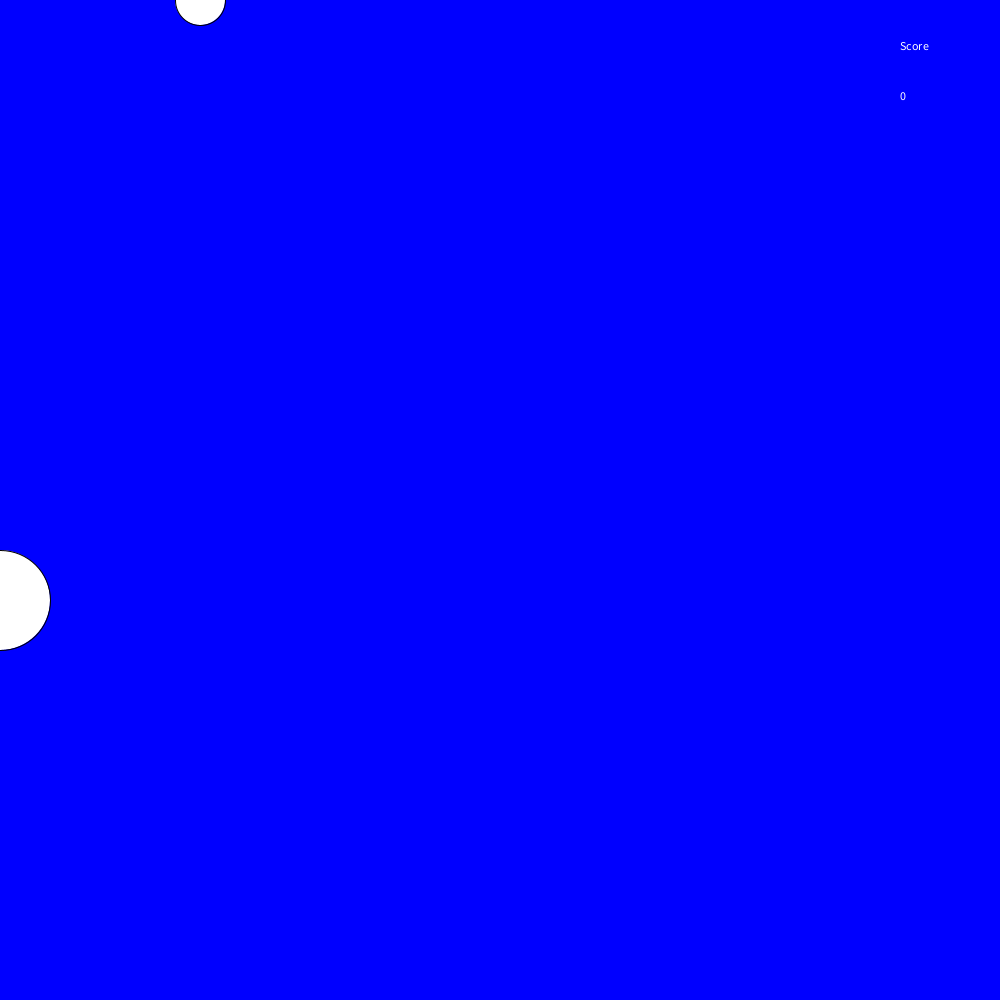
Frame 1 (no input)
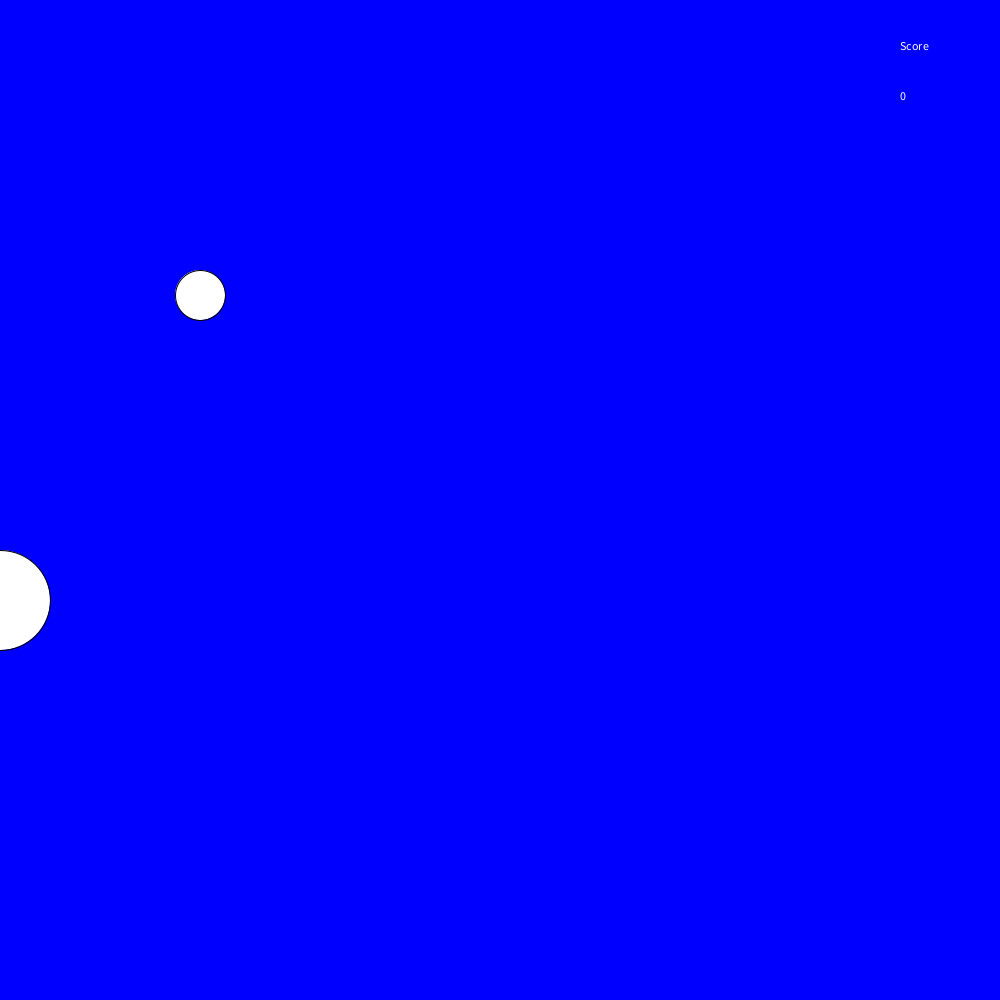
Frame 60 (the mouse pressed at the canvas centre just before this capture)
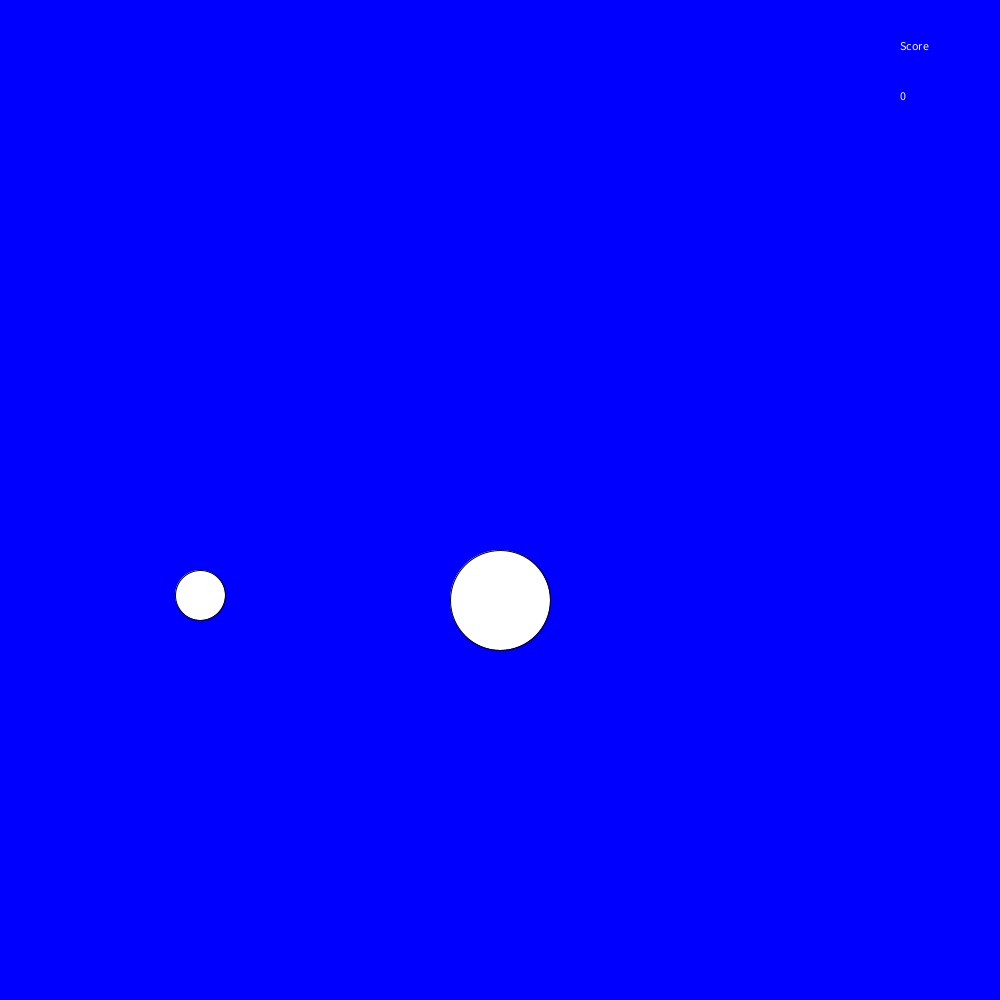
Frame 120 (the mouse held since frame 60 and released just before this capture)

The Processing sketch that drew these frames (run headless with seeded random() and noise(); from frame 60 on, the mouse is pressed at the canvas centre):

// Processing sketch: game
// ── game.pde
int score = 0;
int px = 200;
int py = 0;
boolean shop = false;
int speed = 0;
void setup()
{
  size(1000, 1000);
}

void draw()
{
  background(0, 0, 255);
  ellipse(mouseX, 600, 100, 100);
  ellipse(px, py, 50, 50);
  py = py + 5 + speed;
  if (py>1000)
  {
    py = 0;
    px = (int)random(900);
  }
  text("Score", 900, 50);
  text(score, 900, 100);

  if (mouseX >px && mouseX <px + 50)
  {
    score = score + 10;
  }

  if (shop==true)
  {
    background(0, 0, 0);
    text("Shop:",500,200);
    text("Powerups;",500,400);
  }
}


void keyPressed()
{
  if (key == 'a')
  {
    shop = !shop;
  }
  
  if (key == 's')
  {
   speed = speed + 20; 
  }
  
}
